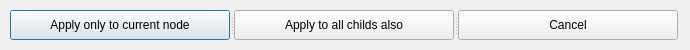
<?xml version="1.0" encoding="UTF-8"?>
<ui version="4.0">
 <class>AskChangesDetailsDlg</class>
 <widget class="QDialog" name="AskChangesDetailsDlg">
  <property name="geometry">
   <rect>
    <x>0</x>
    <y>0</y>
    <width>690</width>
    <height>50</height>
   </rect>
  </property>
  <property name="windowTitle">
   <string>Apply to:</string>
  </property>
  <widget class="QSplitter" name="splitter">
   <property name="geometry">
    <rect>
     <x>10</x>
     <y>10</y>
     <width>672</width>
     <height>30</height>
    </rect>
   </property>
   <property name="orientation">
    <enum>Qt::Horizontal</enum>
   </property>
   <widget class="QPushButton" name="pushButtonOnlyOne">
    <property name="minimumSize">
     <size>
      <width>220</width>
      <height>30</height>
     </size>
    </property>
    <property name="maximumSize">
     <size>
      <width>220</width>
      <height>30</height>
     </size>
    </property>
    <property name="text">
     <string>Apply only to current node</string>
    </property>
   </widget>
   <widget class="QPushButton" name="pushButtonAll">
    <property name="minimumSize">
     <size>
      <width>220</width>
      <height>30</height>
     </size>
    </property>
    <property name="maximumSize">
     <size>
      <width>220</width>
      <height>30</height>
     </size>
    </property>
    <property name="text">
     <string>Apply to all childs also</string>
    </property>
   </widget>
   <widget class="QPushButton" name="pushButtonCancel">
    <property name="minimumSize">
     <size>
      <width>220</width>
      <height>30</height>
     </size>
    </property>
    <property name="maximumSize">
     <size>
      <width>220</width>
      <height>30</height>
     </size>
    </property>
    <property name="text">
     <string>Cancel</string>
    </property>
   </widget>
  </widget>
 </widget>
 <resources/>
 <connections/>
</ui>
